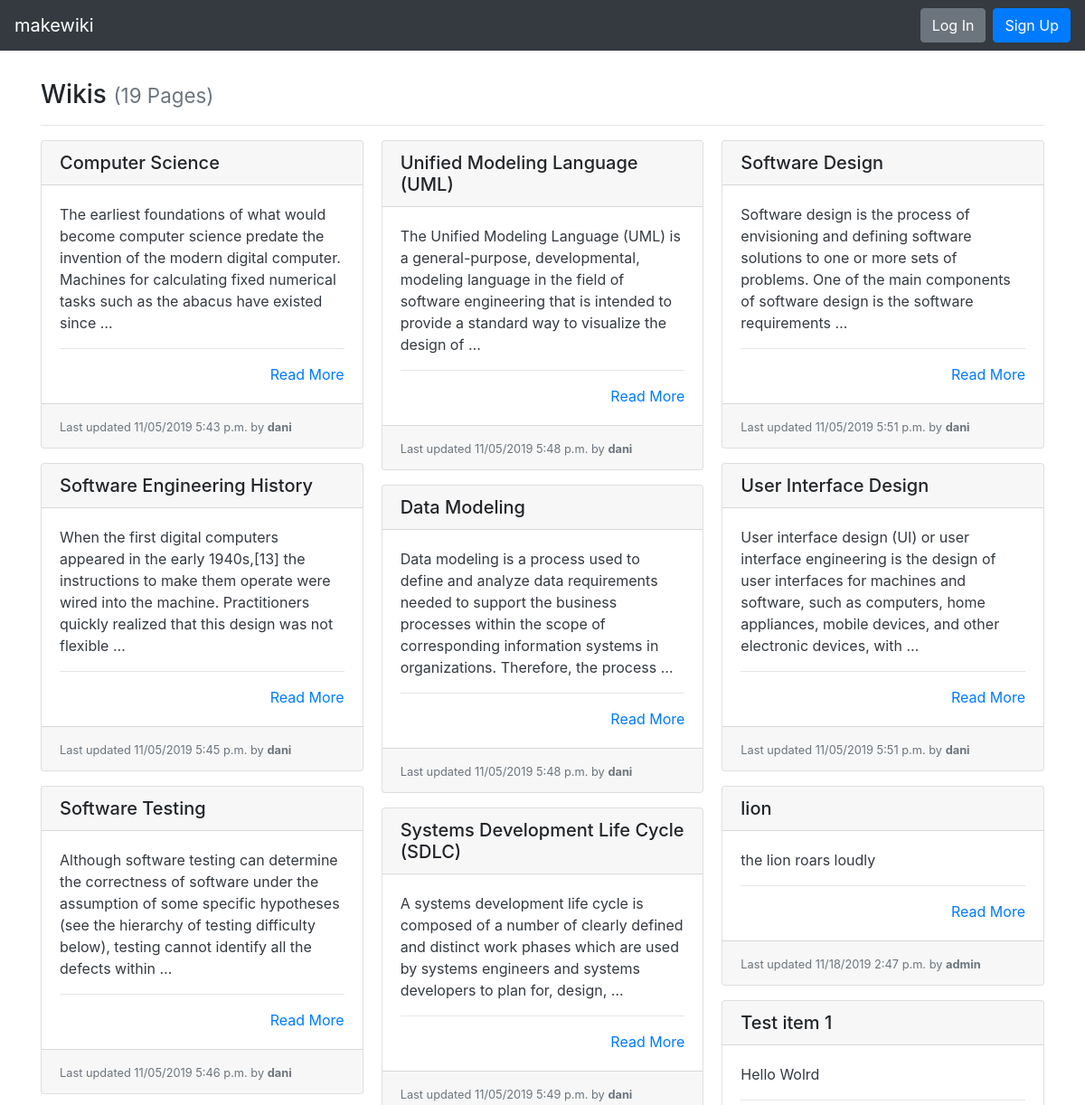
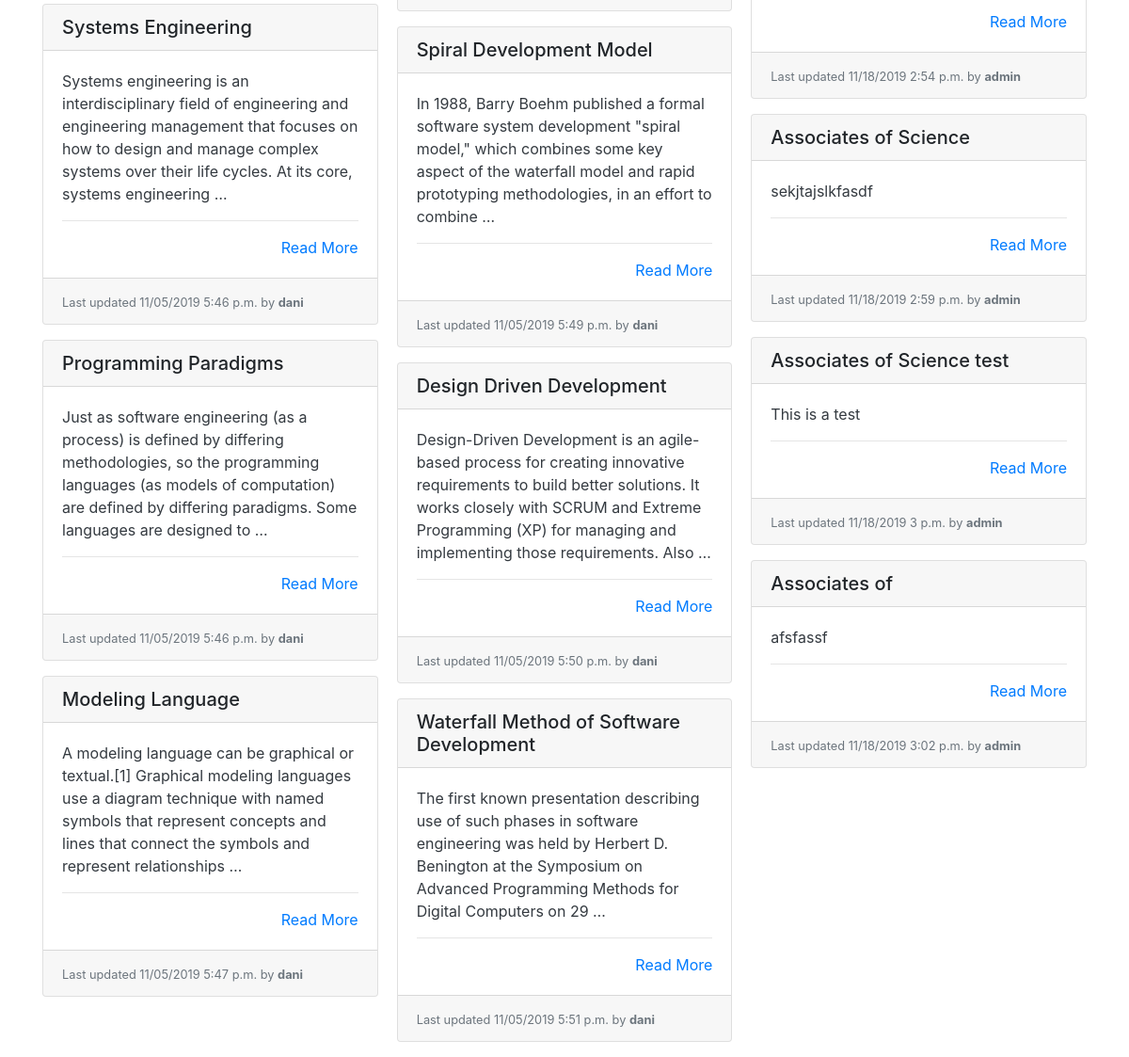
The page / on the database its author committed (2 pictures, top to bottom).
### wiki/models.py (models this page shows, shortened)
class Page(models.Model):
    title = models.CharField(max_length=settings.WIKI_PAGE_TITLE_MAX_LENGTH, unique=True,
                            help_text="Title of your page.")
    author = models.ForeignKey(User, on_delete=models.PROTECT,
                            help_text="The user that posted this article.")
    slug = models.CharField(max_length=settings.WIKI_PAGE_TITLE_MAX_LENGTH, blank=True, editable=False,
                            help_text="Unique URL path to access this page. Generated by the system.")
    content = models.TextField(help_text="Write the content of your page here.")
    created = models.DateTimeField(auto_now_add=True,
                            help_text="The date and time this page was created. Automatically generated when the model saves.")
    modified = models.DateTimeField(auto_now=True,
                            help_text="The date and time this page was updated. Automatically generated when the model updates.")

### wiki/views.py (the view)
# urls.py: path('', PageListView.as_view(), name='wiki-list-page'),
class PageListView(ListView):
    model = Page
    def get(self, request):
        pages = self.get_queryset().all()
        return render(request, 'list.html', {'pages': pages})

### wiki/templates/list.html
{% extends "base.html" %}
{% block content %}
  <h3>Wikis {% if pages %}<small class="text-muted">({{ pages|length }} Page{{ pages|length|pluralize:"s" }})</small>{% endif %}</h3>
  <hr>
  {% if pages %}
    <div class="card-columns">
      {% for page in pages %}
        {% include "partials/card.html" %}
      {% endfor %}
    </div>
  {% else %}
    <div class="alert alert-primary" role="alert">No pages to display.</div>
  {% endif %}
{% endblock %}

### wiki/templates/partials/card.html
<div class="card mb-3">
  <h5 class="card-header ">{{ page.title }}</h5>
  <div class="card-body border-dark">
    <p class="card-text text-dark">
      {{ page.content|truncatewords_html:30 }}
      <hr>
      <div class="text-right"><a href="{% url 'wiki-details-page' page.slug %}" title="Read More">Read More</a></div>
  </div>
  <div class="card-footer">
    <small class="text-muted">Last updated {{ page.modified|date:"SHORT_DATETIME_FORMAT" }} by <b>{{ page.author.username }}</b></small>
  </div>
</div>

### rows shown on the page
Page: title "Computer Science", content "The earliest foundations of what would become computer science predate the invention of the modern digital computer. Machines for calculating fixed numerical tasks such as the abacus have existed since …", modified "11/05/2019 5:43 p.m.", author.username "dani"
Page: title "Software Engineering History", content "When the first digital computers appeared in the early 1940s,[13] the instructions to make them operate were wired into the machine. Practitioners quickly realized that this design was not flexible …", modified "11/05/2019 5:45 p.m.", author.username "dani"
Page: title "Software Testing", content "Although software testing can determine the correctness of software under the assumption of some specific hypotheses (see the hierarchy of testing difficulty below), testing cannot identify all the defects within …", modified "11/05/2019 5:46 p.m.", author.username "dani"
Page: title "Systems Engineering", content "Systems engineering is an interdisciplinary field of engineering and engineering management that focuses on how to design and manage complex systems over their life cycles. At its core, systems engineering …", modified "11/05/2019 5:46 p.m.", author.username "dani"
Page: title "Programming Paradigms", content "Just as software engineering (as a process) is defined by differing methodologies, so the programming languages (as models of computation) are defined by differing paradigms. Some languages are designed to …", modified "11/05/2019 5:46 p.m.", author.username "dani"
Page: title "Modeling Language", content "A modeling language can be graphical or textual.[1] Graphical modeling languages use a diagram technique with named symbols that represent concepts and lines that connect the symbols and represent relationships …", modified "11/05/2019 5:47 p.m.", author.username "dani"
Page: title "Unified Modeling Language (UML)", content "The Unified Modeling Language (UML) is a general-purpose, developmental, modeling language in the field of software engineering that is intended to provide a standard way to visualize the design of …", modified "11/05/2019 5:48 p.m.", author.username "dani"
Page: title "Data Modeling", content "Data modeling is a process used to define and analyze data requirements needed to support the business processes within the scope of corresponding information systems in organizations. Therefore, the process …", modified "11/05/2019 5:48 p.m.", author.username "dani"
Page: title "Systems Development Life Cycle (SDLC)", content "A systems development life cycle is composed of a number of clearly defined and distinct work phases which are used by systems engineers and systems developers to plan for, design, …", modified "11/05/2019 5:49 p.m.", author.username "dani"
Page: title "Spiral Development Model", content "In 1988, Barry Boehm published a formal software system development \"spiral model,\" which combines some key aspect of the waterfall model and rapid prototyping methodologies, in an effort to combine …", modified "11/05/2019 5:49 p.m.", author.username "dani"
Page: title "Design Driven Development", content "Design-Driven Development is an agile-based process for creating innovative requirements to build better solutions. It works closely with SCRUM and Extreme Programming (XP) for managing and implementing those requirements. Also …", modified "11/05/2019 5:50 p.m.", author.username "dani"
Page: title "Waterfall Method of Software Development", content "The first known presentation describing use of such phases in software engineering was held by Herbert D. Benington at the Symposium on Advanced Programming Methods for Digital Computers on 29 …", modified "11/05/2019 5:51 p.m.", author.username "dani"
Page: title "Software Design", content "Software design is the process of envisioning and defining software solutions to one or more sets of problems. One of the main components of software design is the software requirements …", modified "11/05/2019 5:51 p.m.", author.username "dani"
Page: title "User Interface Design", content "User interface design (UI) or user interface engineering is the design of user interfaces for machines and software, such as computers, home appliances, mobile devices, and other electronic devices, with …", modified "11/05/2019 5:51 p.m.", author.username "dani"
Page: title "lion", content "the lion roars loudly", modified "11/18/2019 2:47 p.m.", author.username "admin"
Page: title "Test item 1", content "Hello Wolrd", modified "11/18/2019 2:54 p.m.", author.username "admin"
Page: title "Associates of Science", content "sekjtajslkfasdf", modified "11/18/2019 2:59 p.m.", author.username "admin"
Page: title "Associates of Science test", content "This is a test", modified "11/18/2019 3 p.m.", author.username "admin"
Page: title "Associates of", content "afsfassf", modified "11/18/2019 3:02 p.m.", author.username "admin"

### other values the page prints
{{ pages|length }} "19"
